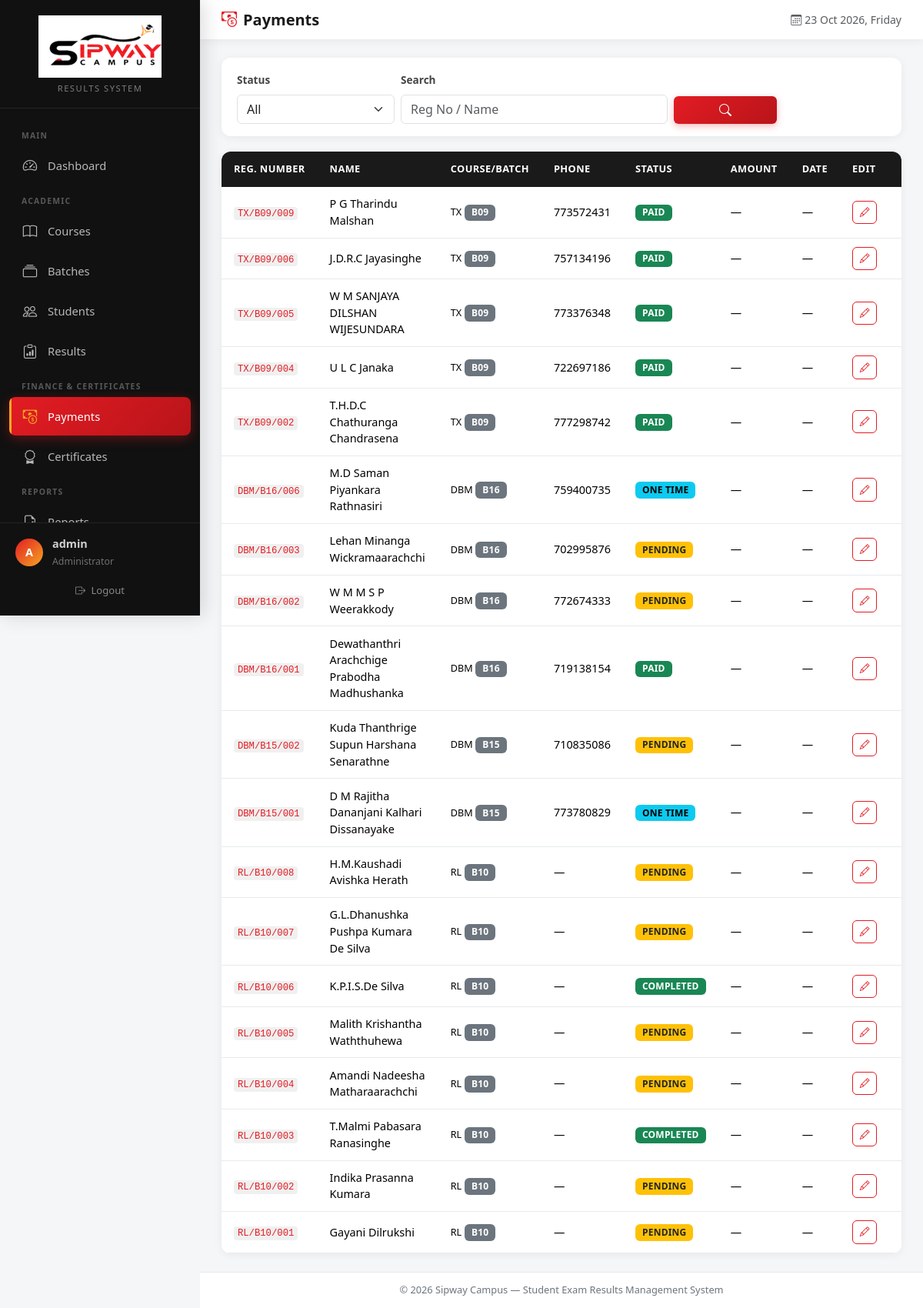
Page /admin/payments.php (signed in) on the committed database.
### tables this page shows
CREATE TABLE IF NOT EXISTS students (
    id INT AUTO_INCREMENT PRIMARY KEY,
    registration_number VARCHAR(50) NOT NULL UNIQUE,
    full_name VARCHAR(150) NOT NULL,
    phone VARCHAR(30) NULL,
    phone2 VARCHAR(30) NULL,
    address TEXT NULL,
    batch_id INT NOT NULL,
    is_active TINYINT(1) DEFAULT 1,
    created_at TIMESTAMP DEFAULT CURRENT_TIMESTAMP,
    updated_at TIMESTAMP DEFAULT CURRENT_TIMESTAMP ON UPDATE CURRENT_TIMESTAMP,
    FOREIGN KEY (batch_id) REFERENCES batches(id) ON DELETE CASCADE,
    INDEX idx_reg (registration_number),
    INDEX idx_name (full_name),
    INDEX idx_phone (phone)
);

CREATE TABLE IF NOT EXISTS courses (
    id INT AUTO_INCREMENT PRIMARY KEY,
    course_code VARCHAR(20) NOT NULL UNIQUE,
    course_name VARCHAR(150) NOT NULL,
    description TEXT,
    is_active TINYINT(1) DEFAULT 1,
    created_at TIMESTAMP DEFAULT CURRENT_TIMESTAMP,
    updated_at TIMESTAMP DEFAULT CURRENT_TIMESTAMP ON UPDATE CURRENT_TIMESTAMP
);

CREATE TABLE IF NOT EXISTS batches (
    id INT AUTO_INCREMENT PRIMARY KEY,
    course_id INT NOT NULL,
    batch_code VARCHAR(30) NOT NULL,
    batch_name VARCHAR(100) NOT NULL,
    start_date DATE NULL,
    end_date DATE NULL,
    is_active TINYINT(1) DEFAULT 1,
    created_at TIMESTAMP DEFAULT CURRENT_TIMESTAMP,
    updated_at TIMESTAMP DEFAULT CURRENT_TIMESTAMP ON UPDATE CURRENT_TIMESTAMP,
    FOREIGN KEY (course_id) REFERENCES courses(id) ON DELETE CASCADE,
    UNIQUE KEY unique_batch (course_id, batch_code)
);

CREATE TABLE IF NOT EXISTS payments (
    id INT AUTO_INCREMENT PRIMARY KEY,
    student_id INT NOT NULL,
    payment_status ENUM('PAID','ONE_TIME','COMPLETED','PENDING','NOT_PAID','CONVA_PAY') DEFAULT 'PENDING',
    amount DECIMAL(10,2) NULL,
    payment_date DATE NULL,
    notes TEXT NULL,
    updated_by VARCHAR(50) DEFAULT 'admin',
    created_at TIMESTAMP DEFAULT CURRENT_TIMESTAMP,
    updated_at TIMESTAMP DEFAULT CURRENT_TIMESTAMP ON UPDATE CURRENT_TIMESTAMP,
    FOREIGN KEY (student_id) REFERENCES students(id) ON DELETE CASCADE,
    UNIQUE KEY unique_student_payment (student_id)
);

### admin/payments.php (the view, shortened to what this page needs)
<?php
require_once __DIR__ . '/../includes/auth.php';
$conn = getConnection();
$search = trim($_GET['q'] ?? '');
$sql = "
    SELECT s.id AS student_id, s.registration_number, s.full_name, s.phone,
           b.batch_code, c.course_code,
           p.payment_status, p.amount, p.payment_date, p.notes
    FROM students s
    JOIN batches b ON s.batch_id = b.id
    JOIN courses c ON b.course_id = c.id
    LEFT JOIN payments p ON s.id = p.student_id
    WHERE s.is_active = 1
";
$sql .= " ORDER BY s.id DESC";
$rows = $conn->query($sql);
require_once __DIR__ . '/../includes/header.php';
?>
<div class="filter-bar">
    <form method="GET" class="row g-2 align-items-end">
        <div class="col-md-3">
            <label class="form-label">Status</label>
            <select name="status" class="form-select" onchange="this.form.submit()">
                <option value="">All</option>
            </select>
        </div>
        <div class="col-md-5">
            <label class="form-label">Search</label>
            <input type="text" name="q" class="form-control" value="<?php echo sanitize($search); ?>" placeholder="Reg No / Name">
        </div>
        <div class="col-md-2">
            <button type="submit" class="btn btn-primary w-100"><i class="bi bi-search"></i></button>
        </div>
    </form>
</div>
<div class="card table-card">
    <div class="table-responsive">
        <table class="table table-hover mb-0">
            <thead>
                <tr>
                    <th>Reg. Number</th>
                    <th>Name</th>
                    <th>Course/Batch</th>
                    <th>Phone</th>
                    <th>Status</th>
                    <th>Amount</th>
                    <th>Date</th>
                    <th width="80">Edit</th>
                </tr>
            </thead>
            <tbody>
                <?php if ($rows->num_rows > 0): while ($row = $rows->fetch_assoc()): ?>
                <tr>
                    <td><code><?php echo sanitize($row['registration_number']); ?></code></td>
                    <td><?php echo sanitize($row['full_name']); ?></td>
                    <td><small><?php echo sanitize($row['course_code']); ?></small> <span class="badge bg-secondary"><?php echo sanitize($row['batch_code']); ?></span></td>
                    <td><?php echo sanitize($row['phone'] ?: '—'); ?></td>
                    <td><?php echo $row['payment_status'] ? statusBadge($row['payment_status']) : statusBadge('PENDING'); ?></td>
                    <td><?php echo $row['amount'] !== null ? number_format($row['amount'], 2) : '—'; ?></td>
                    <td><?php echo $row['payment_date'] ?: '—'; ?></td>
                    <td>
                        <button class="btn btn-sm btn-outline-primary" data-bs-toggle="modal" data-bs-target="#payModal<?php echo $row['student_id']; ?>">
                            <i class="bi bi-pencil"></i>
                        </button>
                    </td>
                </tr>
                <?php endwhile; else: ?>
                <tr><td colspan="8" class="text-center text-muted py-5">No records</td></tr>
                <?php endif; ?>
            </tbody>
        </table>
    </div>
</div>
<?php require_once __DIR__ . '/../includes/footer.php'; ?>

### includes/auth.php (shortened to what this page needs)
<?php
function sanitize($data) {
    return htmlspecialchars(trim($data), ENT_QUOTES, 'UTF-8');
}
function statusBadge($status) {
    $map = [
        'PRESENT'       => 'badge-success',
        'ABSENT'        => 'badge-danger',
        'PENDING'       => 'badge-warning',
        'NOT_ELIGIBLE'  => 'badge-danger',
        'PAID'          => 'badge-success',
        'ONE_TIME'      => 'badge-info',
        'COMPLETED'     => 'badge-success',
        'NOT_PAID'      => 'badge-danger',
        'CONVA_PAY'     => 'badge-primary',
        'ISSUED'        => 'badge-success',
        'READY'         => 'badge-info',
    ];
    $class = $map[$status] ?? 'badge-secondary';
    $label = str_replace('_', ' ', $status);
    return '<span class="badge ' . $class . '">' . $label . '</span>';
}
?>

### assets/css/style.css (style rules this page uses)
:root { --primary: #1a1a1a; --primary-dark: #0d0d0d; --accent-red: #e31c23; --accent-red-dark: #b8141a; --accent-orange: #f5a623; --accent-orange-light: #ffc04d; --sidebar-width: 260px; --sidebar-bg: #111111; --sidebar-hover: #1f1f1f; --body-bg: #f5f6f8; --card-bg: #ffffff; --text-main: #222; --text-muted: #6c757d; --success: #198754; --danger: #dc3545; --warning: #ffc107; --info: #0dcaf0; --border: #e8eaed; --shadow: 0 2px 12px rgba(0,0,0,0.06); --shadow-lg: 0 8px 30px rgba(0,0,0,0.1); --radius: 12px; --transition: all 0.25s cubic-bezier(0.4, 0, 0.2, 1); }
* { box-sizing: border-box; }
body { background-color: var(--body-bg); font-family: 'Segoe UI', system-ui, -apple-system, BlinkMacSystemFont, sans-serif; color: var(--text-main); margin: 0; min-height: 100vh; overflow-x: hidden; }
.table-card { border: none; border-radius: var(--radius); box-shadow: var(--shadow); overflow: hidden; background: var(--card-bg); animation: fadeInUp 0.4s ease; }
.table thead th { background: var(--primary); color: #fff; font-weight: 600; font-size: 0.8rem; text-transform: uppercase; letter-spacing: 0.4px; border: none; white-space: nowrap; padding: 0.85rem 1rem; }
.table tbody tr { transition: var(--transition); }
.table td { vertical-align: middle; font-size: 0.9rem; padding: 0.7rem 1rem; border-color: var(--border); }
.badge { font-weight: 600; padding: 0.4em 0.75em; font-size: 0.75rem; border-radius: 6px; letter-spacing: 0.2px; }
.badge-success { background-color: #198754 !important; }
.badge-warning { background-color: #ffc107 !important; color: #212529 !important; }
.badge-info { background-color: #0dcaf0 !important; color: #000 !important; }
.btn-primary { background: linear-gradient(135deg, var(--accent-red) 0%, var(--accent-red-dark) 100%); border: none; box-shadow: 0 3px 10px rgba(227, 28, 35, 0.3); transition: var(--transition); }
.btn-outline-primary { color: var(--accent-red); border-color: var(--accent-red); }
.btn-sm { padding: 0.28rem 0.55rem; font-size: 0.8rem; border-radius: 6px; }
.form-label { font-weight: 600; font-size: 0.85rem; color: #444; }
.filter-bar { background: var(--card-bg); border-radius: var(--radius); padding: 1rem 1.25rem; box-shadow: var(--shadow); margin-bottom: 1.25rem; animation: fadeInUp 0.35s ease; }
code { background: #f0f0f0; padding: 0.15em 0.4em; border-radius: 4px; font-size: 0.85em; color: var(--accent-red); }

### rows in the picture
students: registration_number "TX/B09/009", full_name "P G Tharindu Malshan", courses.course_code "TX", batch.batch_code "B09", phone "773572431", payments.payment_status "PAID", payments.payment_date "—"
students: registration_number "TX/B09/006", full_name "J.D.R.C Jayasinghe", courses.course_code "TX", batch.batch_code "B09", phone "757134196", payments.payment_status "PAID", payments.payment_date "—"
students: registration_number "TX/B09/005", full_name "W M SANJAYA DILSHAN WIJESUNDARA", courses.course_code "TX", batch.batch_code "B09", phone "773376348", payments.payment_status "PAID", payments.payment_date "—"
students: registration_number "TX/B09/004", full_name "U L C Janaka", courses.course_code "TX", batch.batch_code "B09", phone "722697186", payments.payment_status "PAID", payments.payment_date "—"
students: registration_number "TX/B09/002", full_name "T.H.D.C Chathuranga Chandrasena", courses.course_code "TX", batch.batch_code "B09", phone "777298742", payments.payment_status "PAID", payments.payment_date "—"
students: registration_number "DBM/B16/006", full_name "M.D Saman Piyankara Rathnasiri", courses.course_code "DBM", batch.batch_code "B16", phone "759400735", payments.payment_status "ONE TIME", payments.payment_date "—"
students: registration_number "DBM/B16/003", full_name "Lehan Minanga Wickramaarachchi", courses.course_code "DBM", batch.batch_code "B16", phone "702995876", payments.payment_status "PENDING", payments.payment_date "—"
students: registration_number "DBM/B16/002", full_name "W M M S P Weerakkody", courses.course_code "DBM", batch.batch_code "B16", phone "772674333", payments.payment_status "PENDING", payments.payment_date "—"
students: registration_number "DBM/B16/001", full_name "Dewathanthri Arachchige Prabodha Madhushanka", courses.course_code "DBM", batch.batch_code "B16", phone "719138154", payments.payment_status "PAID", payments.payment_date "—"
students: registration_number "DBM/B15/002", full_name "Kuda Thanthrige Supun Harshana Senarathne", courses.course_code "DBM", batch.batch_code "B15", phone "710835086", payments.payment_status "PENDING", payments.payment_date "—"
students: registration_number "DBM/B15/001", full_name "D M Rajitha Dananjani Kalhari Dissanayake", courses.course_code "DBM", batch.batch_code "B15", phone "773780829", payments.payment_status "ONE TIME", payments.payment_date "—"
students: registration_number "RL/B10/008", full_name "H.M.Kaushadi Avishka Herath", courses.course_code "RL", batch.batch_code "B10", phone "—", payments.payment_status "PENDING", payments.payment_date "—"
students: registration_number "RL/B10/007", full_name "G.L.Dhanushka Pushpa Kumara De Silva", courses.course_code "RL", batch.batch_code "B10", phone "—", payments.payment_status "PENDING", payments.payment_date "—"
students: registration_number "RL/B10/006", full_name "K.P.I.S.De Silva", courses.course_code "RL", batch.batch_code "B10", phone "—", payments.payment_status "COMPLETED", payments.payment_date "—"
students: registration_number "RL/B10/005", full_name "Malith Krishantha Waththuhewa", courses.course_code "RL", batch.batch_code "B10", phone "—", payments.payment_status "PENDING", payments.payment_date "—"
students: registration_number "RL/B10/004", full_name "Amandi Nadeesha Matharaarachchi", courses.course_code "RL", batch.batch_code "B10", phone "—", payments.payment_status "PENDING", payments.payment_date "—"
students: registration_number "RL/B10/003", full_name "T.Malmi Pabasara Ranasinghe", courses.course_code "RL", batch.batch_code "B10", phone "—", payments.payment_status "COMPLETED", payments.payment_date "—"
students: registration_number "RL/B10/002", full_name "Indika Prasanna Kumara", courses.course_code "RL", batch.batch_code "B10", phone "—", payments.payment_status "PENDING", payments.payment_date "—"
students: registration_number "RL/B10/001", full_name "Gayani Dilrukshi", courses.course_code "RL", batch.batch_code "B10", phone "—", payments.payment_status "PENDING", payments.payment_date "—"

### other values in the picture
substr(getAdminUsername(), 0, 1) "A"
getAdminUsername() "admin"
$title "Payments"
